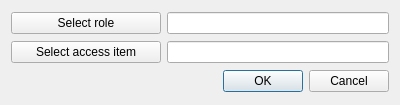
<?xml version="1.0" encoding="UTF-8"?>
<ui version="4.0">
 <class>CreateAccess</class>
 <widget class="QDialog" name="CreateAccess">
  <property name="geometry">
   <rect>
    <x>0</x>
    <y>0</y>
    <width>400</width>
    <height>105</height>
   </rect>
  </property>
  <property name="windowTitle">
   <string>Create/Update access</string>
  </property>
  <property name="locale">
   <locale language="English" country="UnitedStates"/>
  </property>
  <property name="modal">
   <bool>false</bool>
  </property>
  <layout class="QGridLayout" name="gridLayout">
   <property name="leftMargin">
    <number>11</number>
   </property>
   <property name="topMargin">
    <number>11</number>
   </property>
   <property name="rightMargin">
    <number>11</number>
   </property>
   <property name="bottomMargin">
    <number>11</number>
   </property>
   <item row="0" column="1">
    <widget class="QLineEdit" name="roleEdit">
     <property name="toolTip">
      <string>Must not be empty</string>
     </property>
     <property name="readOnly">
      <bool>true</bool>
     </property>
    </widget>
   </item>
   <item row="2" column="0" colspan="2">
    <layout class="QHBoxLayout" name="horizontalLayout">
     <item>
      <spacer name="horizontalSpacer">
       <property name="orientation">
        <enum>Qt::Horizontal</enum>
       </property>
       <property name="sizeHint" stdset="0">
        <size>
         <width>40</width>
         <height>20</height>
        </size>
       </property>
      </spacer>
     </item>
     <item>
      <widget class="QPushButton" name="okBtn">
       <property name="text">
        <string>OK</string>
       </property>
      </widget>
     </item>
     <item>
      <widget class="QPushButton" name="cancelBtn">
       <property name="text">
        <string>Cancel</string>
       </property>
      </widget>
     </item>
    </layout>
   </item>
   <item row="1" column="1">
    <widget class="QLineEdit" name="acsItemEdit">
     <property name="readOnly">
      <bool>true</bool>
     </property>
    </widget>
   </item>
   <item row="0" column="0">
    <widget class="QPushButton" name="roleBtn">
     <property name="minimumSize">
      <size>
       <width>150</width>
       <height>0</height>
      </size>
     </property>
     <property name="text">
      <string>Select role</string>
     </property>
    </widget>
   </item>
   <item row="1" column="0">
    <widget class="QPushButton" name="acsItemBtn">
     <property name="text">
      <string>Select access item</string>
     </property>
    </widget>
   </item>
  </layout>
 </widget>
 <tabstops>
  <tabstop>roleBtn</tabstop>
  <tabstop>roleEdit</tabstop>
  <tabstop>acsItemBtn</tabstop>
  <tabstop>acsItemEdit</tabstop>
  <tabstop>okBtn</tabstop>
  <tabstop>cancelBtn</tabstop>
 </tabstops>
 <resources/>
 <connections/>
</ui>
